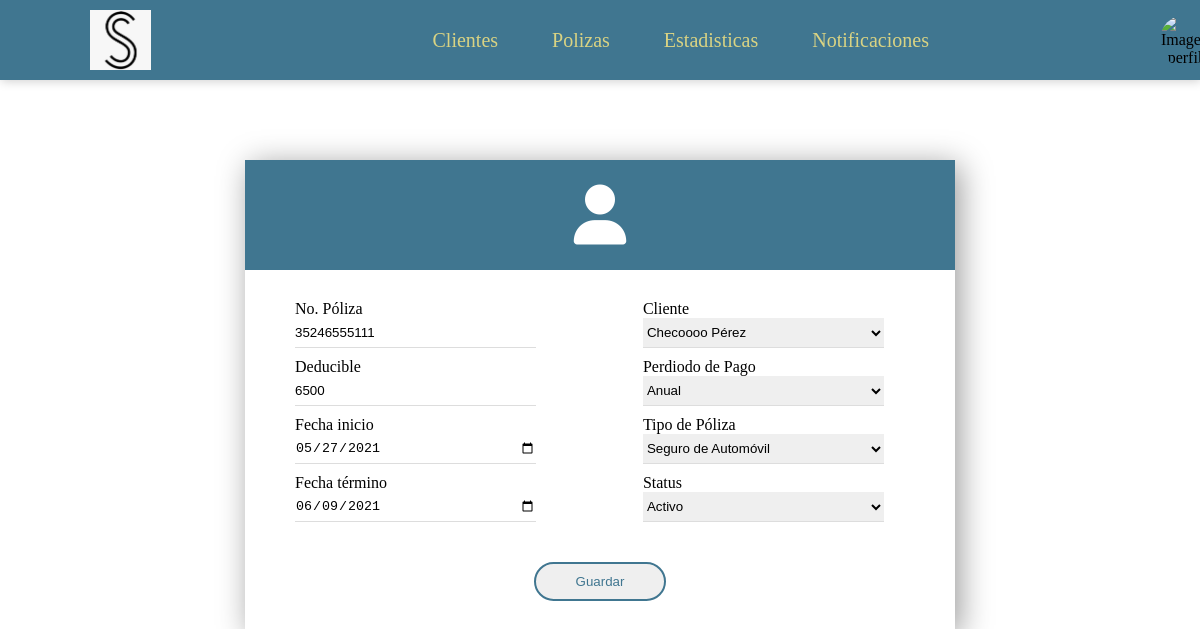
Screenshot of /clientes/polizas/editar/1 with the database file from the repository.
### Clientes/models.py (models this page shows, shortened)
class Poliza (models.Model):
    num_poliza = models.CharField(max_length=30)
    deducible = models.CharField(max_length=30)
    fecha_inicio = models.DateField()
    fecha_termino = models.DateField()
    tipo_poliza = models.ForeignKey(Tipos_Poliza, on_delete=models.CASCADE)
    periodo_pago = models.ForeignKey(Periodos_Pago, on_delete=models.CASCADE)
    cliente = models.ForeignKey(Cliente, on_delete=models.CASCADE)
    status = models.ForeignKey(Status, on_delete=models.CASCADE)

### Clientes/views.py (the view)
# urls.py: path('polizas/editar/<int:id_poliza>',views.editarPoliza,name='editar_poliza'),
def editarPoliza(request, id_poliza):
    poliza = Poliza.objects.get(id=id_poliza)
    form = PolizaForm(request.POST or None, instance=poliza)
    if form.is_valid():
        form.save()
        return redirect('Clientes:polizas')
    return render(request, 'poliza_editar.html', {'form':form, 'poliza':poliza})

### Clientes/models.py (called while the page is built)
    def __str__(self):
        return self.nombre

    def __str__(self):
        return self.nombre

    def __str__(self):
        return self.nombre

    def __str__(self):
        return self.nombre +" "+ self.ap_paterno

### Clientes/templates/poliza_editar.html (shortened to what this page needs)
{%extends "header.html"%}
{% block content %}
<section class="aling-general">
    <form method="POST">
        <div class="container2">
            <div class="content1">
                <i class="fas fa-user"></i>
            </div>
            <div class="content2">
                {{form.num_poliza.label}}
                {{form.num_poliza}}
                {{form.deducible.label}}
                {{form.deducible}}
                {{form.fecha_inicio.label}}
                {{form.fecha_inicio}}
                {{form.fecha_termino.label}}
                {{form.fecha_termino}}
            </div>
            <div class="content2">
                {{form.cliente.label}}
                {{form.cliente}}
                {{form.periodo_pago.label}}
                {{form.periodo_pago}}
                {{form.tipo_poliza.label}}
                {{form.tipo_poliza}}
                {{form.status.label}}
                {{form.status}}
            </div>
            <div class="content3">
                <button class="btn" type="submit">Guardar</button>
            </div>
        </div>
    </form>
</section>
{% endblock %}

### Clientes/static/style3.css (style rules this page uses)
* { margin: 0; padding: 0; box-sizing: border-box; }
.container2 { width: 710px; margin: 80px; display: flex; flex-wrap: wrap; box-shadow: 5px 5px 30px rgba(0,0,0,.4); }
.container .content1 i, .container2 .content1 i { width: 200px; margin: 5px; font-size: 60px; text-align: center; color: #FFF; transition: 1s ease-in-out; }
.container .box, .container2 .box { width: 90%; height: 30px; margin-bottom: 10px; border: none; border-bottom: 1px solid #DDD; transition: .5s ease-in-out; }
.container .btn, .container2 .btn { color: #407690; text-decoration: none; border: 2px solid #407690; padding: 10px 40px; border-radius: 50px; }
.content1 { width: 100%; text-align: center; background: #407690; padding: 20px; }
.content2 { width: 49%; padding: 30px 30px 0 50px; }
.content3 { width: 100%; text-align: center; padding: 30px 0; }
.aling-general { width: 100%; height: 100%; display: flex; align-items: center; justify-content: center; margin: auto; }

### rows the page displays
Poliza: num_poliza "35246555111", deducible "6500", fecha_inicio "05/27/2021", fecha_termino "06/09/2021", cliente "Checoooo Pérez", periodo_pago "Anual", tipo_poliza "Seguro de Automóvil", status "Activo"
